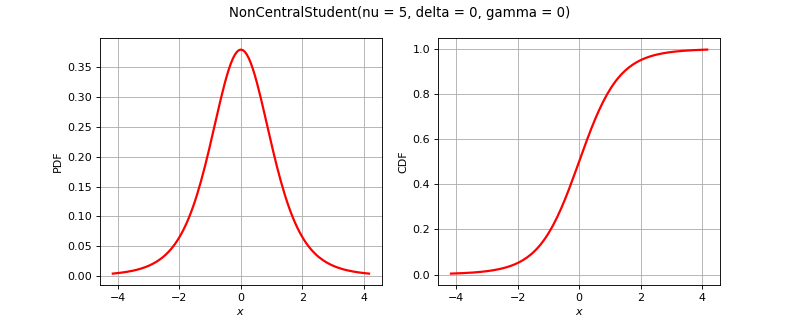

Python code for this plot:
import openturns as ot
from matplotlib import pyplot as plt
from openturns.viewer import View
title = None
if ot.NonCentralStudent().__class__.__name__ == 'Bernoulli':
    distribution = ot.Bernoulli(0.7)
elif ot.NonCentralStudent().__class__.__name__ == 'Binomial':
    distribution = ot.Binomial(5, 0.2)
elif ot.NonCentralStudent().__class__.__name__ == 'Hypergeometric':
    distribution = ot.Hypergeometric(10, 4, 7)
elif ot.NonCentralStudent().__class__.__name__ == 'CumulativeDistributionNetwork':
    coll = [ot.Normal(2),ot.Dirichlet([0.5, 1.0, 1.5])]
    distribution = ot.CumulativeDistributionNetwork(coll, ot.BipartiteGraph([[0,1], [0,1]]))
elif ot.NonCentralStudent().__class__.__name__ == 'Histogram':
    distribution = ot.Histogram([-1.0, 0.5, 1.0, 2.0], [0.45, 0.4, 0.15])
elif ot.NonCentralStudent().__class__.__name__ == 'KernelMixture':
    kernel = ot.Uniform()
    sample = ot.Normal().getSample(5)
    bandwith = [1.0]
    distribution = ot.KernelMixture(kernel, bandwith, sample)
elif ot.NonCentralStudent().__class__.__name__ == 'MaximumDistribution':
    coll = [ot.Uniform(2.5, 3.5), ot.LogUniform(1.0, 1.2), ot.Triangular(2.0, 3.0, 4.0)]
    distribution = ot.MaximumDistribution(coll)
elif ot.NonCentralStudent().__class__.__name__ == 'Multinomial':
    distribution = ot.Multinomial(5, [0.2])
elif ot.NonCentralStudent().__class__.__name__ == 'RandomMixture':
    coll = [ot.Triangular(0.0, 1.0, 5.0), ot.Uniform(-2.0, 2.0)]
    weights = [0.8, 0.2]
    cst = 3.0
    distribution = ot.RandomMixture(coll, weights, cst)
elif ot.NonCentralStudent().__class__.__name__ == 'TruncatedDistribution':
    distribution = ot.TruncatedDistribution(ot.Normal(2.0, 1.5), 1.0, 4.0)
elif ot.NonCentralStudent().__class__.__name__ == 'UserDefined':
    distribution = ot.UserDefined([[1.0], [2.0], [3.0]], [0.4, 0.5, 1.0])
elif ot.NonCentralStudent().__class__.__name__ == 'ZipfMandelbrot':
    distribution = ot.ZipfMandelbrot(10, 2.5, 0.3)
elif ot.NonCentralStudent().__class__.__name__ == 'Normal':
    cov = ot.CovarianceMatrix([[1.0, -0.5], [-0.5, 1.0]])
    distribution = ot.Normal([0.0, 0.0], cov)
    title = "Normal dist. with correlation coefficient {}".format(cov[0, 1])
else:
    distribution = ot.NonCentralStudent()

dimension = distribution.getDimension()
if title is None:
    title = str(distribution)[:100].split('\n')[0]
if dimension == 1:
    distribution.setDescription(['$x$'])
    pdf_graph = distribution.drawPDF()
    cdf_graph = distribution.drawCDF()
    fig = plt.figure(figsize=(10, 4))
    pdf_axis = fig.add_subplot(121)
    cdf_axis = fig.add_subplot(122)
    View(pdf_graph, figure=fig, axes=[pdf_axis], add_legend=False)
    View(cdf_graph, figure=fig, axes=[cdf_axis], add_legend=False)
    fig.suptitle(title)
elif dimension == 2:
    grid = ot.GridLayout(1, 2)
    pdf_graph = distribution.drawPDF()
    pdf_graph.setLegends([''])
    cdf_graph = distribution.drawCDF()
    cdf_graph.setLegends([''])
    grid.setGraph(0, 0, pdf_graph)
    grid.setGraph(0, 1, cdf_graph)
    grid.setTitle(title)
    fig = View(grid).getFigure()
    fig.axes[0].set_title('PDF')
    fig.axes[1].set_title('CDF')
